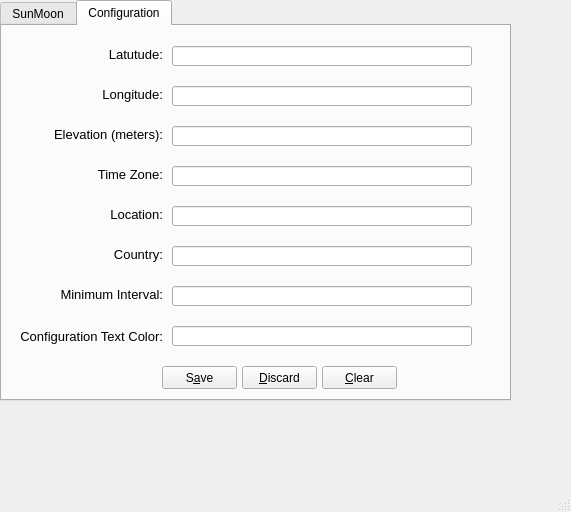
<?xml version="1.0" encoding="UTF-8"?>
<ui version="4.0">
 <class>MainWindow</class>
 <widget class="QMainWindow" name="MainWindow">
  <property name="geometry">
   <rect>
    <x>0</x>
    <y>0</y>
    <width>571</width>
    <height>512</height>
   </rect>
  </property>
  <property name="windowTitle">
   <string>MainWindow</string>
  </property>
  <widget class="QWidget" name="centralwidget">
   <widget class="QTabWidget" name="twMain">
    <property name="geometry">
     <rect>
      <x>0</x>
      <y>0</y>
      <width>511</width>
      <height>401</height>
     </rect>
    </property>
    <property name="currentIndex">
     <number>1</number>
    </property>
    <widget class="QWidget" name="tabSunMoon">
     <attribute name="title">
      <string>SunMoon</string>
     </attribute>
     <widget class="QPushButton" name="pbStart">
      <property name="geometry">
       <rect>
        <x>280</x>
        <y>280</y>
        <width>75</width>
        <height>23</height>
       </rect>
      </property>
      <property name="font">
       <font>
        <pointsize>10</pointsize>
       </font>
      </property>
      <property name="text">
       <string>&amp;Start</string>
      </property>
     </widget>
     <widget class="QLabel" name="lblElevation">
      <property name="geometry">
       <rect>
        <x>340</x>
        <y>80</y>
        <width>100</width>
        <height>16</height>
       </rect>
      </property>
      <property name="font">
       <font>
        <pointsize>10</pointsize>
       </font>
      </property>
      <property name="text">
       <string>&lt;html&gt;&lt;head/&gt;&lt;body&gt;&lt;p&gt;&lt;span style=&quot; color:#0055ff;&quot;&gt;&lt;br/&gt;&lt;/span&gt;&lt;/p&gt;&lt;/body&gt;&lt;/html&gt;</string>
      </property>
     </widget>
     <widget class="QLabel" name="label_4">
      <property name="geometry">
       <rect>
        <x>30</x>
        <y>14</y>
        <width>82</width>
        <height>13</height>
       </rect>
      </property>
      <property name="font">
       <font>
        <pointsize>10</pointsize>
       </font>
      </property>
      <property name="text">
       <string>Date:</string>
      </property>
      <property name="alignment">
       <set>Qt::AlignRight|Qt::AlignTrailing|Qt::AlignVCenter</set>
      </property>
     </widget>
     <widget class="QPushButton" name="pbStop">
      <property name="geometry">
       <rect>
        <x>390</x>
        <y>280</y>
        <width>75</width>
        <height>23</height>
       </rect>
      </property>
      <property name="font">
       <font>
        <pointsize>10</pointsize>
       </font>
      </property>
      <property name="text">
       <string>S&amp;top</string>
      </property>
     </widget>
     <widget class="QPushButton" name="pushButton">
      <property name="geometry">
       <rect>
        <x>340</x>
        <y>320</y>
        <width>75</width>
        <height>23</height>
       </rect>
      </property>
      <property name="font">
       <font>
        <pointsize>10</pointsize>
       </font>
      </property>
      <property name="text">
       <string>&amp;Quit</string>
      </property>
     </widget>
     <widget class="QLineEdit" name="leSunset">
      <property name="geometry">
       <rect>
        <x>120</x>
        <y>70</y>
        <width>131</width>
        <height>20</height>
       </rect>
      </property>
      <property name="font">
       <font>
        <pointsize>10</pointsize>
       </font>
      </property>
      <property name="focusPolicy">
       <enum>Qt::NoFocus</enum>
      </property>
      <property name="text">
       <string>4:17 PM PST</string>
      </property>
      <property name="readOnly">
       <bool>true</bool>
      </property>
     </widget>
     <widget class="QLabel" name="lblRegion">
      <property name="geometry">
       <rect>
        <x>340</x>
        <y>120</y>
        <width>100</width>
        <height>16</height>
       </rect>
      </property>
      <property name="font">
       <font>
        <pointsize>10</pointsize>
       </font>
      </property>
      <property name="text">
       <string>&lt;html&gt;&lt;head/&gt;&lt;body&gt;&lt;p&gt;&lt;span style=&quot; color:#0055ff;&quot;&gt;&lt;br/&gt;&lt;/span&gt;&lt;/p&gt;&lt;/body&gt;&lt;/html&gt;</string>
      </property>
     </widget>
     <widget class="QDateEdit" name="deDate">
      <property name="geometry">
       <rect>
        <x>120</x>
        <y>10</y>
        <width>131</width>
        <height>22</height>
       </rect>
      </property>
      <property name="font">
       <font>
        <pointsize>10</pointsize>
       </font>
      </property>
     </widget>
     <widget class="QGraphicsView" name="gvMoon">
      <property name="geometry">
       <rect>
        <x>40</x>
        <y>170</y>
        <width>211</width>
        <height>171</height>
       </rect>
      </property>
      <property name="focusPolicy">
       <enum>Qt::NoFocus</enum>
      </property>
      <property name="interactive">
       <bool>false</bool>
      </property>
     </widget>
     <widget class="QLabel" name="label_7">
      <property name="geometry">
       <rect>
        <x>270</x>
        <y>40</y>
        <width>60</width>
        <height>13</height>
       </rect>
      </property>
      <property name="font">
       <font>
        <pointsize>10</pointsize>
       </font>
      </property>
      <property name="text">
       <string>Latitude:</string>
      </property>
      <property name="alignment">
       <set>Qt::AlignRight|Qt::AlignTrailing|Qt::AlignVCenter</set>
      </property>
     </widget>
     <widget class="QLabel" name="label_12">
      <property name="geometry">
       <rect>
        <x>270</x>
        <y>120</y>
        <width>60</width>
        <height>13</height>
       </rect>
      </property>
      <property name="font">
       <font>
        <pointsize>10</pointsize>
       </font>
      </property>
      <property name="text">
       <string>Region:</string>
      </property>
      <property name="alignment">
       <set>Qt::AlignRight|Qt::AlignTrailing|Qt::AlignVCenter</set>
      </property>
     </widget>
     <widget class="QLabel" name="label_3">
      <property name="geometry">
       <rect>
        <x>30</x>
        <y>103</y>
        <width>82</width>
        <height>13</height>
       </rect>
      </property>
      <property name="font">
       <font>
        <pointsize>10</pointsize>
       </font>
      </property>
      <property name="text">
       <string>Daylight:</string>
      </property>
      <property name="alignment">
       <set>Qt::AlignRight|Qt::AlignTrailing|Qt::AlignVCenter</set>
      </property>
     </widget>
     <widget class="QLabel" name="lblTimeZone">
      <property name="geometry">
       <rect>
        <x>340</x>
        <y>140</y>
        <width>100</width>
        <height>16</height>
       </rect>
      </property>
      <property name="font">
       <font>
        <pointsize>10</pointsize>
       </font>
      </property>
      <property name="text">
       <string>&lt;html&gt;&lt;head/&gt;&lt;body&gt;&lt;p&gt;&lt;span style=&quot; color:#0055ff;&quot;&gt;&lt;br/&gt;&lt;/span&gt;&lt;/p&gt;&lt;/body&gt;&lt;/html&gt;</string>
      </property>
     </widget>
     <widget class="QLabel" name="lblLongitude">
      <property name="geometry">
       <rect>
        <x>340</x>
        <y>60</y>
        <width>100</width>
        <height>16</height>
       </rect>
      </property>
      <property name="font">
       <font>
        <pointsize>10</pointsize>
       </font>
      </property>
      <property name="text">
       <string>&lt;html&gt;&lt;head/&gt;&lt;body&gt;&lt;p&gt;&lt;span style=&quot; color:#0055ff;&quot;&gt;&lt;br/&gt;&lt;/span&gt;&lt;/p&gt;&lt;/body&gt;&lt;/html&gt;</string>
      </property>
     </widget>
     <widget class="QLabel" name="label_6">
      <property name="geometry">
       <rect>
        <x>320</x>
        <y>244</y>
        <width>47</width>
        <height>13</height>
       </rect>
      </property>
      <property name="font">
       <font>
        <pointsize>10</pointsize>
       </font>
      </property>
      <property name="text">
       <string>Interval:</string>
      </property>
     </widget>
     <widget class="QLabel" name="label_9">
      <property name="geometry">
       <rect>
        <x>270</x>
        <y>80</y>
        <width>60</width>
        <height>13</height>
       </rect>
      </property>
      <property name="font">
       <font>
        <pointsize>10</pointsize>
       </font>
      </property>
      <property name="text">
       <string>Elevation:</string>
      </property>
      <property name="alignment">
       <set>Qt::AlignRight|Qt::AlignTrailing|Qt::AlignVCenter</set>
      </property>
     </widget>
     <widget class="QLabel" name="label_5">
      <property name="geometry">
       <rect>
        <x>30</x>
        <y>130</y>
        <width>82</width>
        <height>20</height>
       </rect>
      </property>
      <property name="font">
       <font>
        <pointsize>10</pointsize>
       </font>
      </property>
      <property name="text">
       <string>Moon Phase:</string>
      </property>
      <property name="alignment">
       <set>Qt::AlignRight|Qt::AlignTrailing|Qt::AlignVCenter</set>
      </property>
     </widget>
     <widget class="QLabel" name="label_8">
      <property name="geometry">
       <rect>
        <x>270</x>
        <y>60</y>
        <width>60</width>
        <height>13</height>
       </rect>
      </property>
      <property name="font">
       <font>
        <pointsize>10</pointsize>
       </font>
      </property>
      <property name="text">
       <string>Longitude:</string>
      </property>
      <property name="alignment">
       <set>Qt::AlignRight|Qt::AlignTrailing|Qt::AlignVCenter</set>
      </property>
     </widget>
     <widget class="QLabel" name="label_11">
      <property name="geometry">
       <rect>
        <x>270</x>
        <y>100</y>
        <width>60</width>
        <height>13</height>
       </rect>
      </property>
      <property name="font">
       <font>
        <pointsize>10</pointsize>
       </font>
      </property>
      <property name="text">
       <string>Location:</string>
      </property>
      <property name="alignment">
       <set>Qt::AlignRight|Qt::AlignTrailing|Qt::AlignVCenter</set>
      </property>
     </widget>
     <widget class="QLineEdit" name="leDaylight">
      <property name="geometry">
       <rect>
        <x>120</x>
        <y>100</y>
        <width>131</width>
        <height>20</height>
       </rect>
      </property>
      <property name="font">
       <font>
        <pointsize>10</pointsize>
       </font>
      </property>
      <property name="focusPolicy">
       <enum>Qt::NoFocus</enum>
      </property>
      <property name="text">
       <string>8 hours, 45 minutes</string>
      </property>
      <property name="readOnly">
       <bool>true</bool>
      </property>
     </widget>
     <widget class="QLineEdit" name="leMoonPhase">
      <property name="geometry">
       <rect>
        <x>120</x>
        <y>130</y>
        <width>131</width>
        <height>20</height>
       </rect>
      </property>
      <property name="font">
       <font>
        <pointsize>10</pointsize>
       </font>
      </property>
      <property name="focusPolicy">
       <enum>Qt::NoFocus</enum>
      </property>
      <property name="text">
       <string>Day 23</string>
      </property>
      <property name="readOnly">
       <bool>true</bool>
      </property>
     </widget>
     <widget class="QLabel" name="lblLocation">
      <property name="geometry">
       <rect>
        <x>340</x>
        <y>100</y>
        <width>100</width>
        <height>16</height>
       </rect>
      </property>
      <property name="font">
       <font>
        <pointsize>10</pointsize>
       </font>
      </property>
      <property name="text">
       <string>&lt;html&gt;&lt;head/&gt;&lt;body&gt;&lt;p&gt;&lt;span style=&quot; color:#0055ff;&quot;&gt;&lt;br/&gt;&lt;/span&gt;&lt;/p&gt;&lt;/body&gt;&lt;/html&gt;</string>
      </property>
     </widget>
     <widget class="QPushButton" name="pbSetCurrentDate">
      <property name="geometry">
       <rect>
        <x>280</x>
        <y>10</y>
        <width>91</width>
        <height>23</height>
       </rect>
      </property>
      <property name="font">
       <font>
        <pointsize>10</pointsize>
       </font>
      </property>
      <property name="focusPolicy">
       <enum>Qt::ClickFocus</enum>
      </property>
      <property name="text">
       <string>&amp;Current Date</string>
      </property>
     </widget>
     <widget class="QLabel" name="label_2">
      <property name="geometry">
       <rect>
        <x>30</x>
        <y>73</y>
        <width>82</width>
        <height>13</height>
       </rect>
      </property>
      <property name="font">
       <font>
        <pointsize>10</pointsize>
       </font>
      </property>
      <property name="text">
       <string>Sunset:</string>
      </property>
      <property name="alignment">
       <set>Qt::AlignRight|Qt::AlignTrailing|Qt::AlignVCenter</set>
      </property>
     </widget>
     <widget class="QLineEdit" name="leSunrise">
      <property name="enabled">
       <bool>true</bool>
      </property>
      <property name="geometry">
       <rect>
        <x>120</x>
        <y>40</y>
        <width>131</width>
        <height>20</height>
       </rect>
      </property>
      <property name="font">
       <font>
        <pointsize>10</pointsize>
       </font>
      </property>
      <property name="focusPolicy">
       <enum>Qt::NoFocus</enum>
      </property>
      <property name="text">
       <string>7:27 AM PST</string>
      </property>
      <property name="readOnly">
       <bool>true</bool>
      </property>
     </widget>
     <widget class="QLabel" name="label_10">
      <property name="geometry">
       <rect>
        <x>260</x>
        <y>140</y>
        <width>71</width>
        <height>13</height>
       </rect>
      </property>
      <property name="font">
       <font>
        <pointsize>10</pointsize>
       </font>
      </property>
      <property name="text">
       <string>Time Zone:</string>
      </property>
      <property name="alignment">
       <set>Qt::AlignRight|Qt::AlignTrailing|Qt::AlignVCenter</set>
      </property>
     </widget>
     <widget class="QLabel" name="lblLatitude">
      <property name="geometry">
       <rect>
        <x>340</x>
        <y>40</y>
        <width>100</width>
        <height>16</height>
       </rect>
      </property>
      <property name="font">
       <font>
        <pointsize>10</pointsize>
       </font>
      </property>
      <property name="text">
       <string>&lt;html&gt;&lt;head/&gt;&lt;body&gt;&lt;p&gt;&lt;span style=&quot; color:#0055ff;&quot;&gt;&lt;br/&gt;&lt;/span&gt;&lt;/p&gt;&lt;/body&gt;&lt;/html&gt;</string>
      </property>
     </widget>
     <widget class="QLabel" name="label">
      <property name="geometry">
       <rect>
        <x>30</x>
        <y>43</y>
        <width>82</width>
        <height>13</height>
       </rect>
      </property>
      <property name="font">
       <font>
        <pointsize>10</pointsize>
       </font>
      </property>
      <property name="text">
       <string>Sunrise:</string>
      </property>
      <property name="alignment">
       <set>Qt::AlignRight|Qt::AlignTrailing|Qt::AlignVCenter</set>
      </property>
     </widget>
     <widget class="QSpinBox" name="sbInterval">
      <property name="geometry">
       <rect>
        <x>370</x>
        <y>240</y>
        <width>42</width>
        <height>20</height>
       </rect>
      </property>
      <property name="font">
       <font>
        <pointsize>10</pointsize>
       </font>
      </property>
      <property name="maximum">
       <number>60</number>
      </property>
     </widget>
    </widget>
    <widget class="QWidget" name="tabConfig">
     <attribute name="title">
      <string>Configuration</string>
     </attribute>
     <widget class="QLabel" name="label_13">
      <property name="geometry">
       <rect>
        <x>30</x>
        <y>20</y>
        <width>131</width>
        <height>16</height>
       </rect>
      </property>
      <property name="font">
       <font>
        <pointsize>10</pointsize>
       </font>
      </property>
      <property name="text">
       <string>Latutude:</string>
      </property>
      <property name="alignment">
       <set>Qt::AlignRight|Qt::AlignTrailing|Qt::AlignVCenter</set>
      </property>
     </widget>
     <widget class="QLabel" name="label_14">
      <property name="geometry">
       <rect>
        <x>30</x>
        <y>60</y>
        <width>131</width>
        <height>16</height>
       </rect>
      </property>
      <property name="font">
       <font>
        <pointsize>10</pointsize>
       </font>
      </property>
      <property name="text">
       <string>Longitude:</string>
      </property>
      <property name="alignment">
       <set>Qt::AlignRight|Qt::AlignTrailing|Qt::AlignVCenter</set>
      </property>
     </widget>
     <widget class="QLabel" name="label_15">
      <property name="geometry">
       <rect>
        <x>30</x>
        <y>140</y>
        <width>131</width>
        <height>16</height>
       </rect>
      </property>
      <property name="font">
       <font>
        <pointsize>10</pointsize>
       </font>
      </property>
      <property name="text">
       <string>Time Zone:</string>
      </property>
      <property name="alignment">
       <set>Qt::AlignRight|Qt::AlignTrailing|Qt::AlignVCenter</set>
      </property>
     </widget>
     <widget class="QLabel" name="label_16">
      <property name="geometry">
       <rect>
        <x>30</x>
        <y>100</y>
        <width>131</width>
        <height>16</height>
       </rect>
      </property>
      <property name="font">
       <font>
        <pointsize>10</pointsize>
       </font>
      </property>
      <property name="text">
       <string>Elevation (meters):</string>
      </property>
      <property name="alignment">
       <set>Qt::AlignRight|Qt::AlignTrailing|Qt::AlignVCenter</set>
      </property>
     </widget>
     <widget class="QLabel" name="label_17">
      <property name="geometry">
       <rect>
        <x>30</x>
        <y>220</y>
        <width>131</width>
        <height>16</height>
       </rect>
      </property>
      <property name="font">
       <font>
        <pointsize>10</pointsize>
       </font>
      </property>
      <property name="text">
       <string>Country:</string>
      </property>
      <property name="alignment">
       <set>Qt::AlignRight|Qt::AlignTrailing|Qt::AlignVCenter</set>
      </property>
     </widget>
     <widget class="QLabel" name="label_18">
      <property name="geometry">
       <rect>
        <x>30</x>
        <y>180</y>
        <width>131</width>
        <height>16</height>
       </rect>
      </property>
      <property name="font">
       <font>
        <pointsize>10</pointsize>
       </font>
      </property>
      <property name="text">
       <string>Location:</string>
      </property>
      <property name="alignment">
       <set>Qt::AlignRight|Qt::AlignTrailing|Qt::AlignVCenter</set>
      </property>
     </widget>
     <widget class="QLabel" name="label_19">
      <property name="geometry">
       <rect>
        <x>10</x>
        <y>300</y>
        <width>151</width>
        <height>20</height>
       </rect>
      </property>
      <property name="font">
       <font>
        <pointsize>10</pointsize>
       </font>
      </property>
      <property name="text">
       <string>Configuration Text Color:</string>
      </property>
      <property name="alignment">
       <set>Qt::AlignRight|Qt::AlignTrailing|Qt::AlignVCenter</set>
      </property>
     </widget>
     <widget class="QLabel" name="label_20">
      <property name="geometry">
       <rect>
        <x>30</x>
        <y>260</y>
        <width>131</width>
        <height>16</height>
       </rect>
      </property>
      <property name="font">
       <font>
        <pointsize>10</pointsize>
       </font>
      </property>
      <property name="text">
       <string>Minimum Interval:</string>
      </property>
      <property name="alignment">
       <set>Qt::AlignRight|Qt::AlignTrailing|Qt::AlignVCenter</set>
      </property>
     </widget>
     <widget class="QLineEdit" name="leLatitude">
      <property name="geometry">
       <rect>
        <x>170</x>
        <y>20</y>
        <width>300</width>
        <height>20</height>
       </rect>
      </property>
      <property name="font">
       <font>
        <pointsize>10</pointsize>
       </font>
      </property>
     </widget>
     <widget class="QLineEdit" name="leLongitude">
      <property name="geometry">
       <rect>
        <x>170</x>
        <y>60</y>
        <width>300</width>
        <height>20</height>
       </rect>
      </property>
      <property name="font">
       <font>
        <pointsize>10</pointsize>
       </font>
      </property>
     </widget>
     <widget class="QLineEdit" name="leElevation">
      <property name="geometry">
       <rect>
        <x>170</x>
        <y>100</y>
        <width>300</width>
        <height>20</height>
       </rect>
      </property>
      <property name="font">
       <font>
        <pointsize>10</pointsize>
       </font>
      </property>
     </widget>
     <widget class="QLineEdit" name="leTimeZone">
      <property name="geometry">
       <rect>
        <x>170</x>
        <y>140</y>
        <width>300</width>
        <height>20</height>
       </rect>
      </property>
      <property name="font">
       <font>
        <pointsize>10</pointsize>
       </font>
      </property>
     </widget>
     <widget class="QLineEdit" name="leLocation">
      <property name="geometry">
       <rect>
        <x>170</x>
        <y>180</y>
        <width>300</width>
        <height>20</height>
       </rect>
      </property>
      <property name="font">
       <font>
        <pointsize>10</pointsize>
       </font>
      </property>
     </widget>
     <widget class="QLineEdit" name="leCountry">
      <property name="geometry">
       <rect>
        <x>170</x>
        <y>220</y>
        <width>300</width>
        <height>20</height>
       </rect>
      </property>
      <property name="font">
       <font>
        <pointsize>10</pointsize>
       </font>
      </property>
     </widget>
     <widget class="QLineEdit" name="leMinimumInterval">
      <property name="geometry">
       <rect>
        <x>170</x>
        <y>260</y>
        <width>300</width>
        <height>20</height>
       </rect>
      </property>
      <property name="font">
       <font>
        <pointsize>10</pointsize>
       </font>
      </property>
     </widget>
     <widget class="QLineEdit" name="leTextColor">
      <property name="geometry">
       <rect>
        <x>170</x>
        <y>300</y>
        <width>300</width>
        <height>20</height>
       </rect>
      </property>
      <property name="font">
       <font>
        <pointsize>10</pointsize>
       </font>
      </property>
     </widget>
     <widget class="QPushButton" name="pbSave">
      <property name="geometry">
       <rect>
        <x>160</x>
        <y>340</y>
        <width>75</width>
        <height>23</height>
       </rect>
      </property>
      <property name="text">
       <string>S&amp;ave</string>
      </property>
     </widget>
     <widget class="QPushButton" name="pbDiscard">
      <property name="geometry">
       <rect>
        <x>240</x>
        <y>340</y>
        <width>75</width>
        <height>23</height>
       </rect>
      </property>
      <property name="text">
       <string>&amp;Discard</string>
      </property>
     </widget>
     <widget class="QPushButton" name="pbClear">
      <property name="geometry">
       <rect>
        <x>320</x>
        <y>340</y>
        <width>75</width>
        <height>23</height>
       </rect>
      </property>
      <property name="text">
       <string>&amp;Clear</string>
      </property>
     </widget>
    </widget>
   </widget>
  </widget>
  <widget class="QStatusBar" name="statusbar"/>
 </widget>
 <resources/>
 <connections>
  <connection>
   <sender>pushButton</sender>
   <signal>clicked()</signal>
   <receiver>MainWindow</receiver>
   <slot>close()</slot>
   <hints>
    <hint type="sourcelabel">
     <x>383</x>
     <y>352</y>
    </hint>
    <hint type="destinationlabel">
     <x>390</x>
     <y>410</y>
    </hint>
   </hints>
  </connection>
 </connections>
 <designerdata>
  <property name="gridDeltaX">
   <number>10</number>
  </property>
  <property name="gridDeltaY">
   <number>10</number>
  </property>
  <property name="gridSnapX">
   <bool>true</bool>
  </property>
  <property name="gridSnapY">
   <bool>true</bool>
  </property>
  <property name="gridVisible">
   <bool>true</bool>
  </property>
 </designerdata>
</ui>
